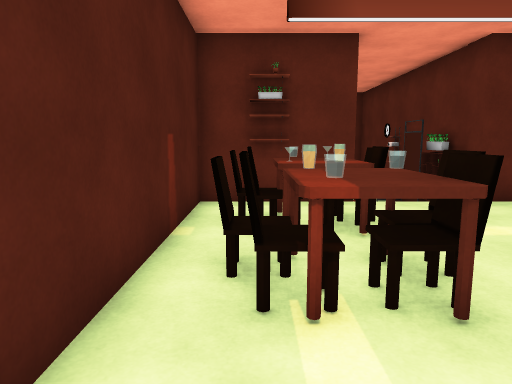
[1] (above)

16 first-person views from a walk through a scene from a Unity 3-D project. The camera is 1.5 m above the floor, tilts 8° down and sees 70° across. The floor is counted in squares, 1 m on a side. Each view is taken from the middle of a square. On the plan, view 1 faces up. The plan holds only what a view shows up to about 16 squares ahead; the rest is blank. The place goes on beyond the plan. The player character is not drawn. Some animated figures are left out.

[2]
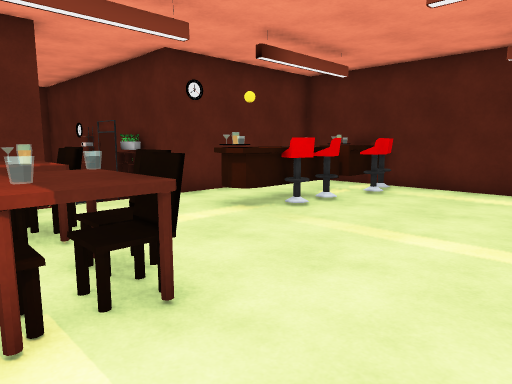

[3]
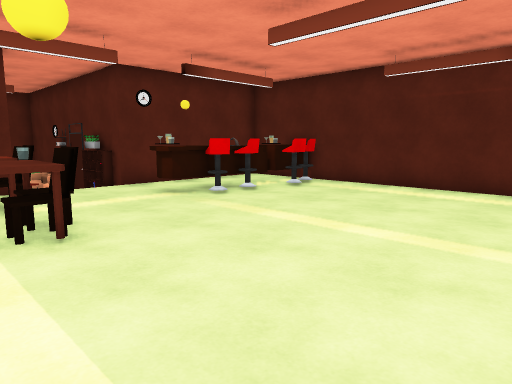

[4]
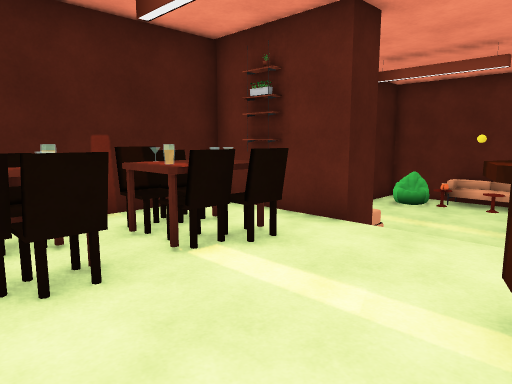

[5]
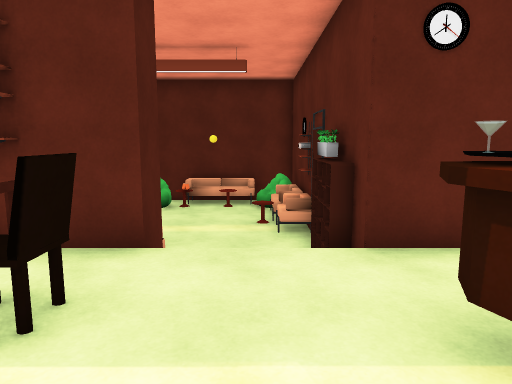

[6]
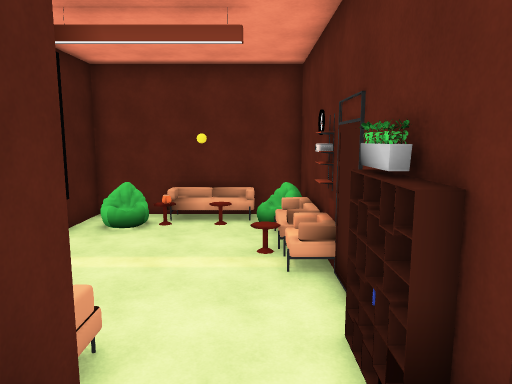

[7]
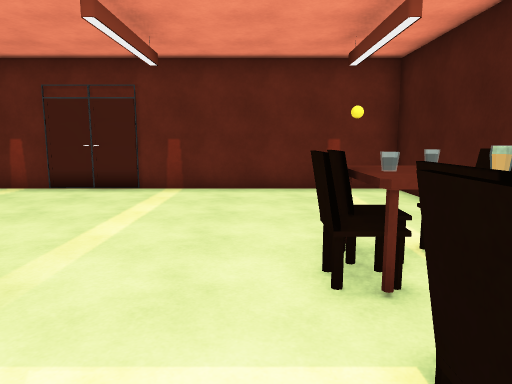

[8]
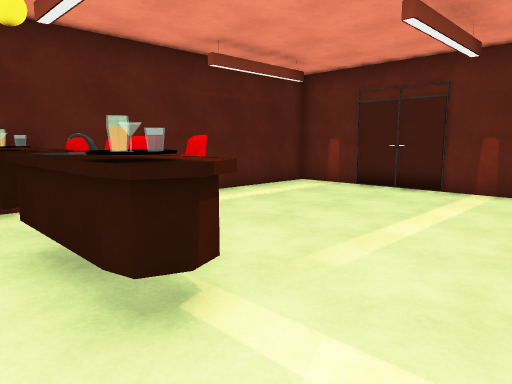

[9]
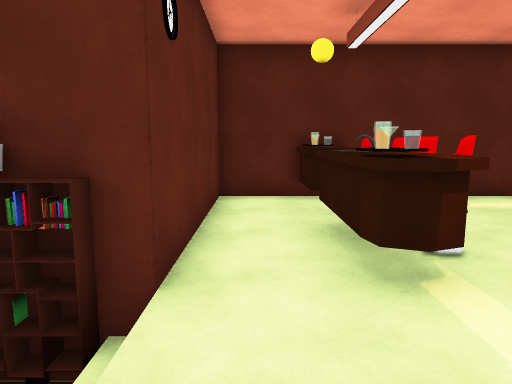

[10]
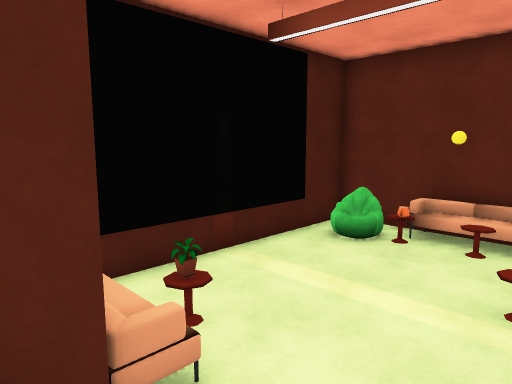

[11]
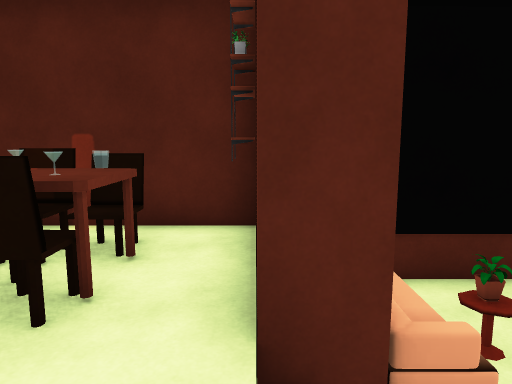

[12]
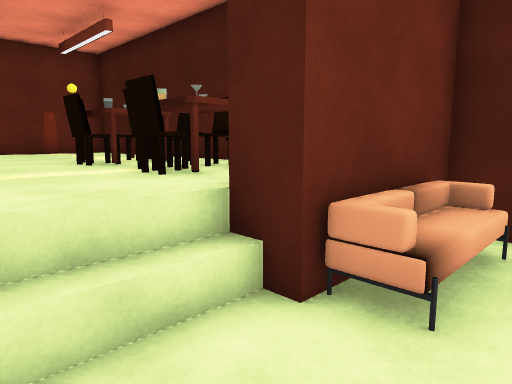

[13]
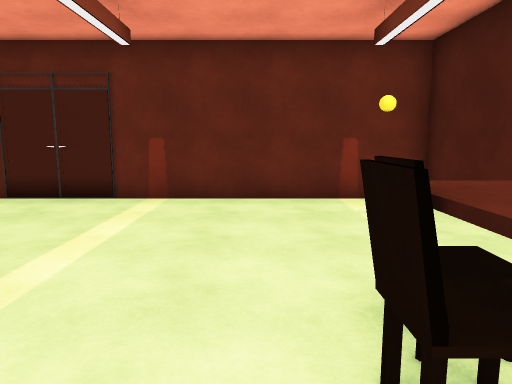

[14]
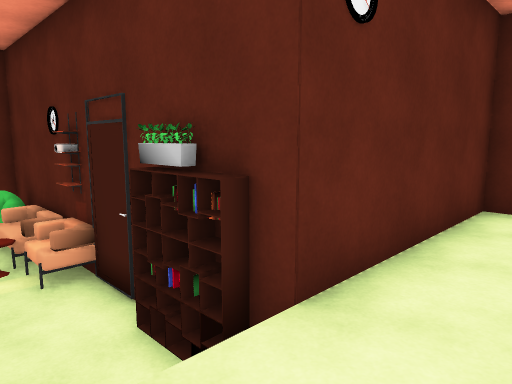

[15]
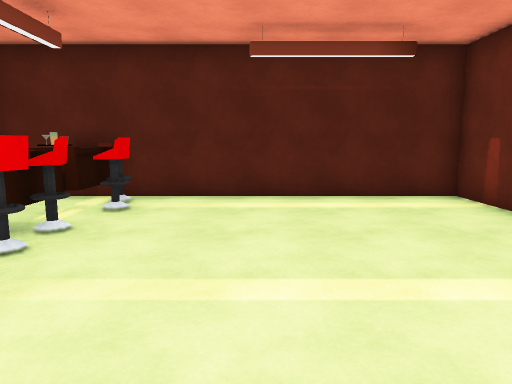

[16]
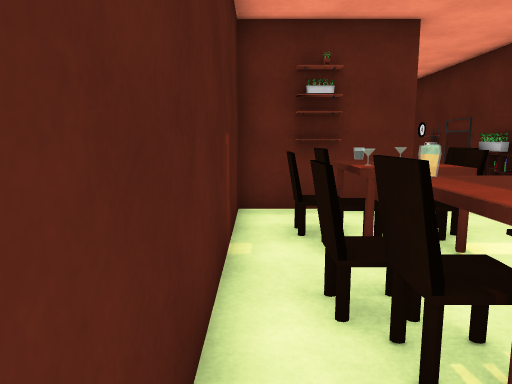

### Floor plan
Key: @ floor where view 1 was taken; # wall or solid block; . main floor; - floor 1 m lower than the main floor; / step, stairs or slope; S shelf; F sofa; P plant; O other object.
Columns run from 2 left of view 1 to 12 right of it. Each row starts with its distance up from view 1.
 20 ###
 19 #--FFFF##
 18 #-OFOFFO#
 17 #-O----F#
 16 #------F#
 15 #-----OS#
 14 #------S#
 13 #-------#
 12 #--P----#
 11 #-FFF--S#
 10 #####--S#
  9 #####///#######
  8 #.............#
  7 #.OOO...OOO.#O#
  6 #.OOO..OOOOOOO#
  5 #..O.....OO.OO#
  4 #.OOO.........#
  3 #.OOO.........#
  2 #.............#
  1 #.............#
  0 #.@...........#
 -1 #.............#
 -2 #.............#
 -3 #.............#
 -4 ###############

Positions as (right, up) in squares from view 1, and headings:
1: (0, 0), facing up
2: (0, 0), facing up-right
3: (0, -3), facing up-right
4: (6, 3), facing up-left
5: (4, 4), facing up
6: (4, 7), facing up
7: (3, 8), facing down
8: (3, 8), facing down-right
9: (2, 8), facing right
10: (5, 9), facing up-left
11: (5, 9), facing left
12: (5, 12), facing down-left
13: (3, 6), facing down
14: (3, 7), facing up-right
15: (2, 2), facing right
16: (-1, 1), facing up
